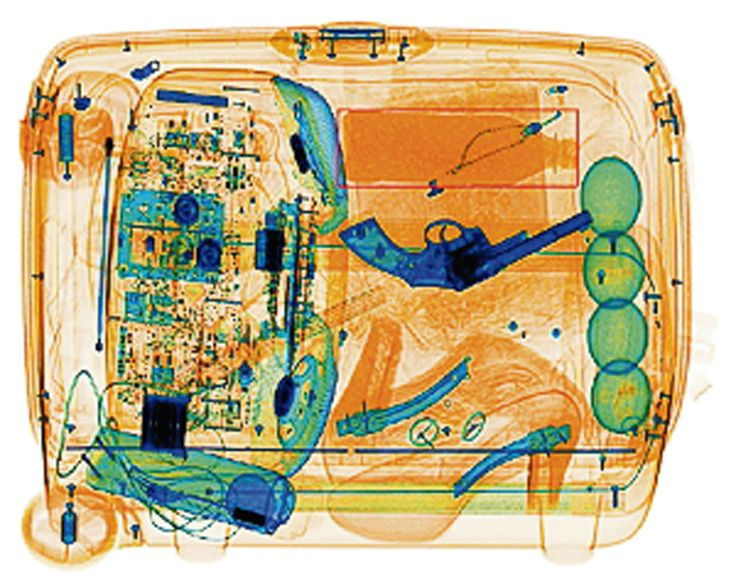
#> input picture images/baggage1.jpg, 736 x 581 px; its folder holds only this picture in this run
$ jupyter execute sift-bow.ipynb   (older library calls are emulated)
#> lines starting #> are read from the running program, lines starting #| are printed output that depends on the picture
[cell 1]
import cv2
import glob
import numpy as np
import matplotlib.pyplot as plt

def get_image_paths(path):
    return glob.glob('images/*.jpg')

def show_rgb_img(img):
    plt.imshow(cv2.cvtColor(img, cv2.CV_32S))
    plt.show()

def to_gray(color_img):
    gray = cv2.cvtColor(color_img, cv2.COLOR_BGR2GRAY)
    return gray

def gen_sift_features(gray_img):
    sift = cv2.xfeatures2d.SIFT_create()
    # kp is the keypoints
    #
    # desc is the SIFT descriptors, they're 128-dimensional vectors
    # that we can use for our final features
    kp, desc = sift.detectAndCompute(gray_img, None)
    return kp, desc

def show_sift_features(gray_img, color_img, kp):
    plt.imshow(cv2.drawKeypoints(gray_img, kp, color_img.copy(),flags=cv2.DRAW_MATCHES_FLAGS_DRAW_RICH_KEYPOINTS))
    plt.show()

def gen_bow_dictionary(size, descriptors):
    bow = cv2.BOWKMeansTrainer(size)

    for desc in descriptors:
        bow.add(desc)

    return bow.cluster()

def main():
    descriptors = []

    for path in get_image_paths('images/*.jpg'):
        image = cv2.imread(path)
#> image is the input picture: shape (581, 736, 3); mean B, G, R 142.2, 183.4, 199.1
        image_gray = to_gray(image)
#> in to_gray, `gray = cv2.cvtColor(color_img, cv2.COLOR_BGR2GRAY)`:
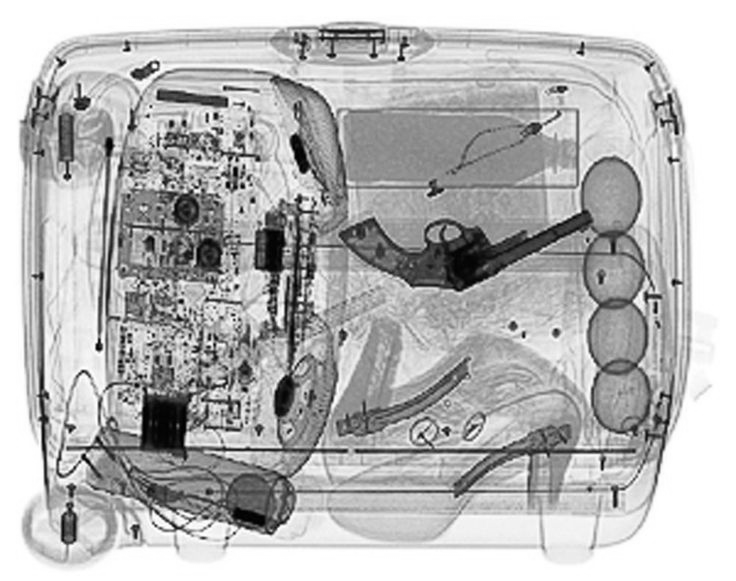
#> gray: shape (581, 736); min 0, max 255, mean 183.4
        kp, desc = gen_sift_features(image_gray)
#> in gen_sift_features, `kp, desc = sift.detectAndCompute(gray_img, None)`: kp = 7113 keypoints; strongest (x, y, size): (98, 347, 5), (401, 58, 4.2), (199, 158, 3.3), (181, 301, 3.4)
        descriptors.append(desc)
        show_sift_features(image_gray, image, kp)
#> in show_sift_features, `plt.show()`:
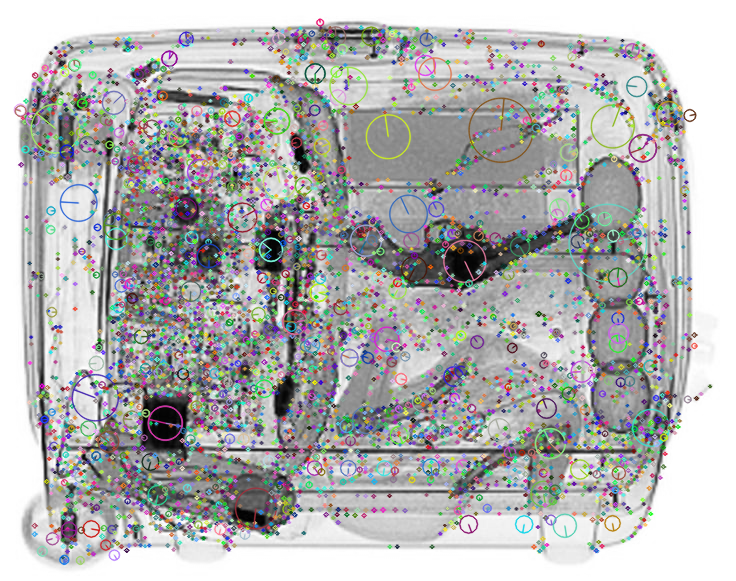
#> shown: shape (581, 736, 3); mean R, G, B 178.3, 178.6, 178.4
    gen_bow_dictionary(2, descriptors)
#> the loop in gen_bow_dictionary, `for desc in descriptors:` made 1 pass

main()

$ run again, on images/baggage2.jpg
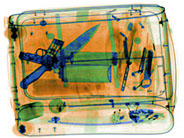
#> input picture images/baggage2.jpg, 184 x 138 px
#> in main, image is the input picture: shape (138, 184, 3); mean B, G, R 126.5, 165.9, 175.3
#> in to_gray, `gray = cv2.cvtColor(color_img, cv2.COLOR_BGR2GRAY)`:
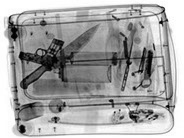
#> gray: shape (138, 184); min 0, max 255, mean 164.2
#> in gen_sift_features, `kp, desc = sift.detectAndCompute(gray_img, None)`: kp = 332 keypoints; strongest (x, y, size): (22, 129, 5.1), (161, 22, 2.5), (14, 31, 10.4), (168, 106, 2.3)
#> in show_sift_features, `plt.show()`:
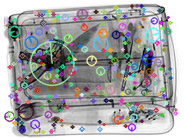
#> shown: shape (138, 184, 3); mean R, G, B 162.8, 163.3, 163.9
#> the loop in gen_bow_dictionary, `for desc in descriptors:` made 1 pass

$ run again, on images/baggage4.jpg
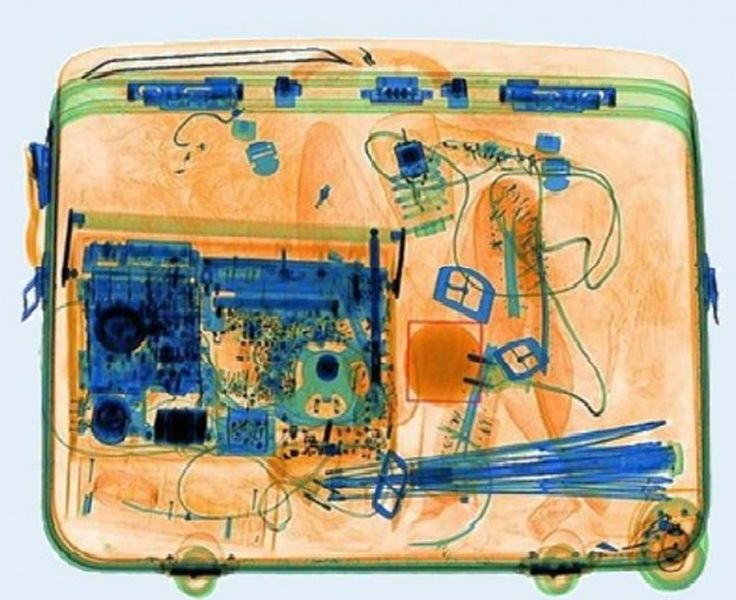
#> input picture images/baggage4.jpg, 736 x 600 px
#> in main, image is the input picture: shape (600, 736, 3); mean B, G, R 144.5, 171.4, 183
#> in to_gray, `gray = cv2.cvtColor(color_img, cv2.COLOR_BGR2GRAY)`:
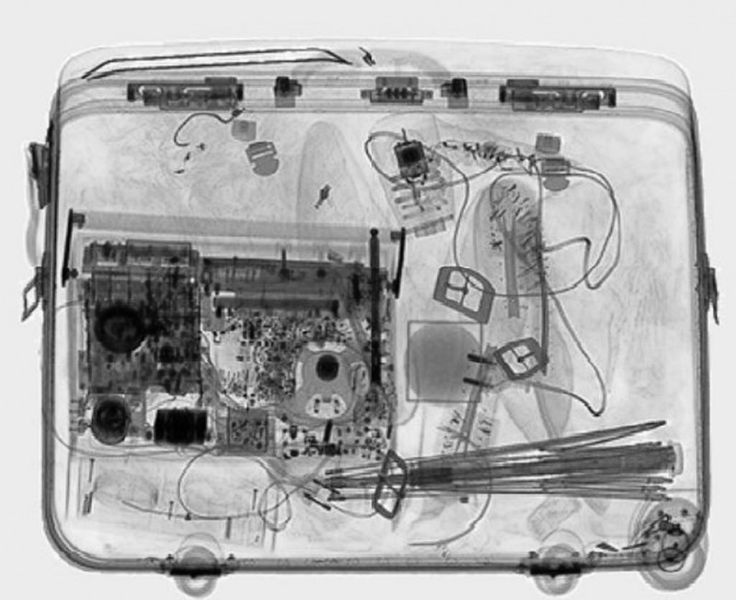
#> gray: shape (600, 736); min 0, max 254, mean 171.8
#> in gen_sift_features, `kp, desc = sift.detectAndCompute(gray_img, None)`: kp = 4785 keypoints; strongest (x, y, size): (179, 429, 27), (456, 88, 15.6), (285, 87, 15.2), (192, 280, 2.9)
#> in show_sift_features, `plt.show()`:
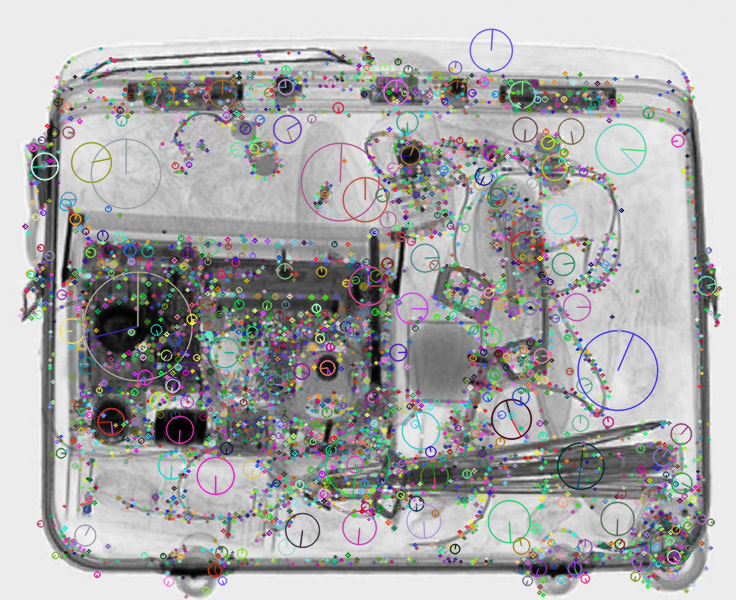
#> shown: shape (600, 736, 3); mean R, G, B 170, 170, 170.3
#> the loop in gen_bow_dictionary, `for desc in descriptors:` made 1 pass
